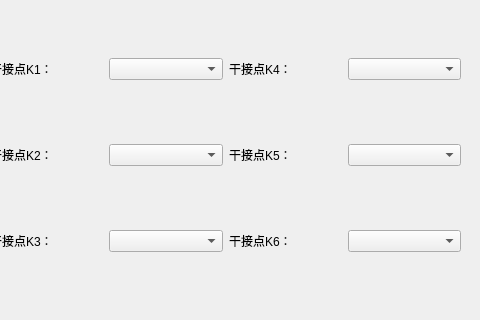
        <widget class="QWidget" name="page_2_4">
         <widget class="QWidget" name="widget_2_4" native="true">
          <property name="geometry">
           <rect>
            <x>-10</x>
            <y>0</y>
            <width>471</width>
            <height>311</height>
           </rect>
          </property>
          <property name="styleSheet">
           <string notr="true"/>
          </property>
          <layout class="QGridLayout" name="gridLayout_4">
           <item row="0" column="0">
            <widget class="QLabel" name="label_36">
             <property name="text">
              <string>干接点K1：</string>
             </property>
            </widget>
           </item>
           <item row="0" column="1">
            <widget class="QComboBox" name="comboBox_Dry_contact_6">
             <property name="focusPolicy">
              <enum>Qt::NoFocus</enum>
             </property>
            </widget>
           </item>
           <item row="1" column="0">
            <widget class="QLabel" name="label_43">
             <property name="text">
              <string>干接点K2：</string>
             </property>
            </widget>
           </item>
           <item row="1" column="1">
            <widget class="QComboBox" name="comboBox_Dry_contact_7">
             <property name="focusPolicy">
              <enum>Qt::NoFocus</enum>
             </property>
            </widget>
           </item>
           <item row="2" column="0">
            <widget class="QLabel" name="label_46">
             <property name="text">
              <string>干接点K3：</string>
             </property>
            </widget>
           </item>
           <item row="2" column="1">
            <widget class="QComboBox" name="comboBox_Dry_contact_8">
             <property name="focusPolicy">
              <enum>Qt::NoFocus</enum>
             </property>
            </widget>
           </item>
           <item row="2" column="3">
            <widget class="QComboBox" name="comboBox_Dry_contact_12">
             <property name="focusPolicy">
              <enum>Qt::NoFocus</enum>
             </property>
            </widget>
           </item>
           <item row="2" column="2">
            <widget class="QLabel" name="label_45">
             <property name="text">
              <string>干接点K6：</string>
             </property>
            </widget>
           </item>
           <item row="1" column="3">
            <widget class="QComboBox" name="comboBox_Dry_contact_11">
             <property name="focusPolicy">
              <enum>Qt::NoFocus</enum>
             </property>
            </widget>
           </item>
           <item row="1" column="2">
            <widget class="QLabel" name="label_38">
             <property name="text">
              <string>干接点K5：</string>
             </property>
            </widget>
           </item>
           <item row="0" column="2">
            <widget class="QLabel" name="label_47">
             <property name="text">
              <string>干接点K4：</string>
             </property>
            </widget>
           </item>
           <item row="0" column="3">
            <widget class="QComboBox" name="comboBox_Dry_contact_9">
             <property name="focusPolicy">
              <enum>Qt::NoFocus</enum>
             </property>
            </widget>
           </item>
          </layout>
         </widget>
        </widget>
